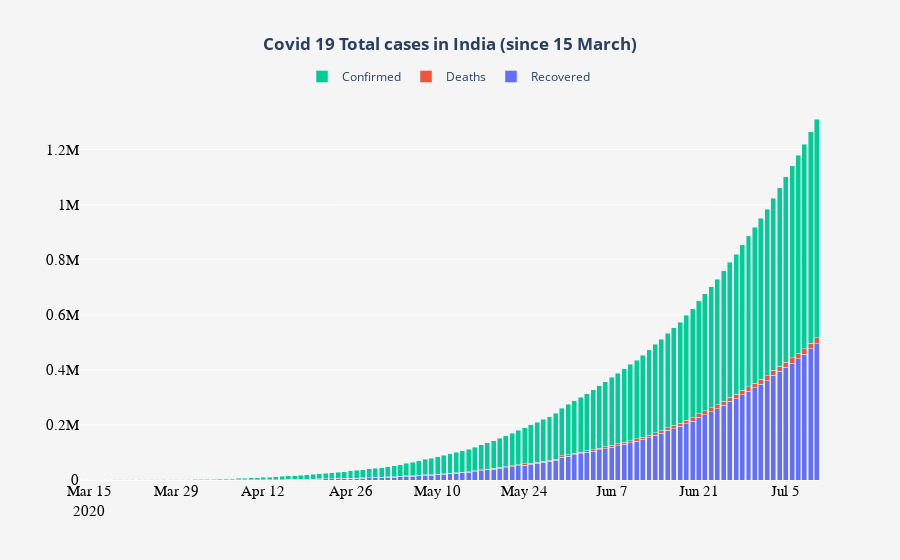

Notebook code cell kept with this figure:
### Code cell
fig = go.Figure(go.Bar(x= df2.date, y= df2.cured, name='Recovered'))
fig.add_trace(go.Bar(x=df2.date, y= df2.deaths, name='Deaths'))
fig.add_trace(go.Bar(x=df2.date, y= df2.confirmed, name='Confirmed'))

fig.update_layout(barmode='stack',legend_orientation="h",legend=dict(x= 0.3, y=1.1),
                  xaxis={'categoryorder':'total descending'},
                 title_text='<b>Covid 19 Total cases in India (since 15 March)<b>',
                  title_x=0.5,
                 paper_bgcolor='whitesmoke',
                 plot_bgcolor = "whitesmoke",)

fig.update_xaxes(tickfont=dict(family='serif', color='black', size=15))
fig.update_yaxes(tickfont=dict(family='serif', color='black', size=15))
fig.show()
